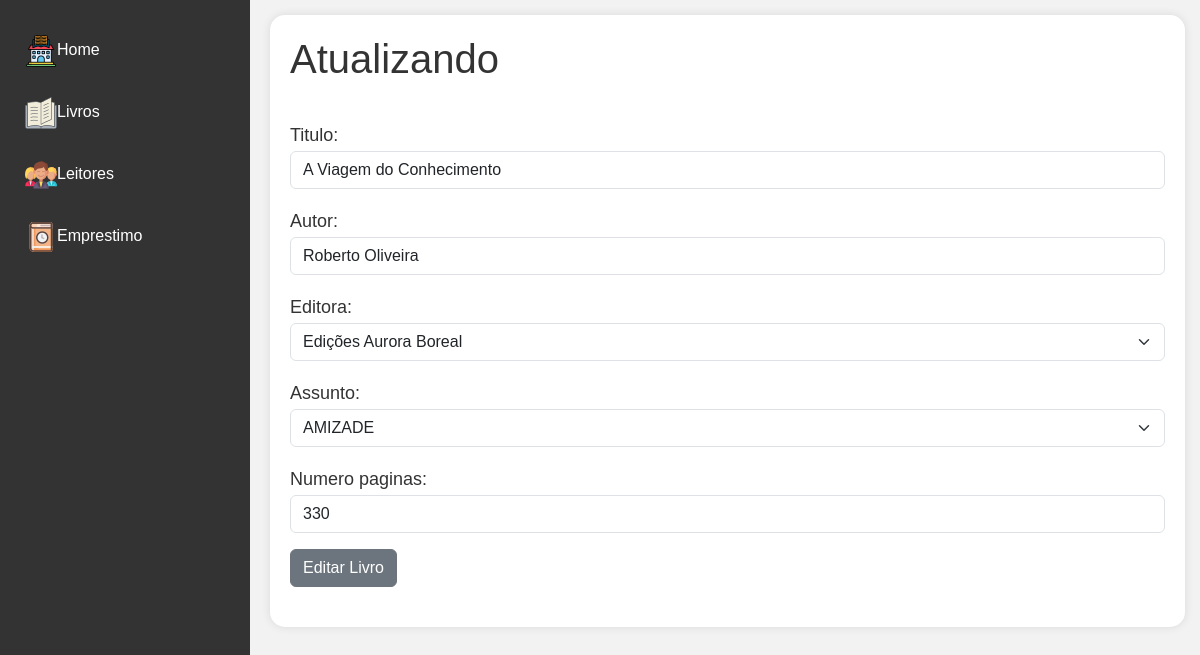
Screenshot of /livro/atualizar/73 with the database file from the repository.
### core/models.py (models this page shows, shortened)
class Livro(models.Model):
    titulo = models.CharField(max_length=250)
    autor = models.CharField(max_length=250)
    editora = models.ForeignKey(Editora, on_delete=models.SET_NULL, null=True)
    assunto = models.ForeignKey(Assunto, on_delete=models.SET_NULL, null=True)
    numero_paginas = models.IntegerField()
    disponivel = models.BooleanField(default=True)
    dt_cadastramento = models.DateField(auto_now_add=True)
    dt_ataulizacao = models.DateField(auto_now=True)
    class Meta:
        verbose_name = 'Livro'
        verbose_name_plural = 'Livros'

### core/views.py (the view)
# urls.py: path('livro/atualizar/<int:id_livro>', livro_atualizar, name='livro_atualizar'),
def livro_atualizar(request, id_livro):
    livro = Livro.objects.get(pk=id_livro)
    if request.method == 'POST':
        form = LivroForm(request.POST, instance=livro)
        if form.is_valid():
            form.save()
            messages.success(request, 'Alteração realizada com sucesso.')
    else:
        form = LivroForm(instance=livro)
    context  = {
        'livro': livro,
        'form': form,
    }
    return render(request, 'livro_atualizar.html', context)

### core/form.py
class LivroForm(forms.ModelForm):
    class Meta:
        model = Livro
        fields = ('titulo', 'autor', 'editora', 'assunto', 'numero_paginas')
        widgets = {
            'titulo': forms.TextInput(attrs={'class': 'form-control'}),
            'autor': forms.TextInput(attrs={'class': 'form-control'}),
            'editora': forms.Select(attrs={'class': 'form-select'}),
            'assunto': forms.Select(attrs={'class': 'form-select'}),
            'numero_paginas': forms.NumberInput(attrs={'class': 'form-control'}),
        }

### core/models.py (called while the page is built)
    def __str__(self):
        return self.assunto

    def __str__(self):
        return self.nome

### core/templates/livro_atualizar.html (shortened to what this page needs)
{% extends "base.html" %}
{% block conteudo %}
    <h1>Atualizando<h1>
    <form action="{% url 'livro_atualizar' livro.id %}" method="post">
        {{ form }}
        <button type="submit" class="btn btn-secondary">Editar Livro</button>
    </form>
{% endblock conteudo %}

### core/static/css/style.css (style rules this page uses)
body, h1, h2, h3, p, ul, li { margin: 0; padding: 0; }
body { font-family: 'Arial', sans-serif; background-color: #f2f2f2; }
h1, h2, h3 { color: #333; margin-bottom: 20px; }
label { font-size: 18px; }
.btn { margin-top: 16px; }

### rows the page displays
Livro: titulo "A Viagem do Conhecimento", autor "Roberto Oliveira", editora "Edições Aurora Boreal", assunto "AMIZADE", numero_paginas "330"
